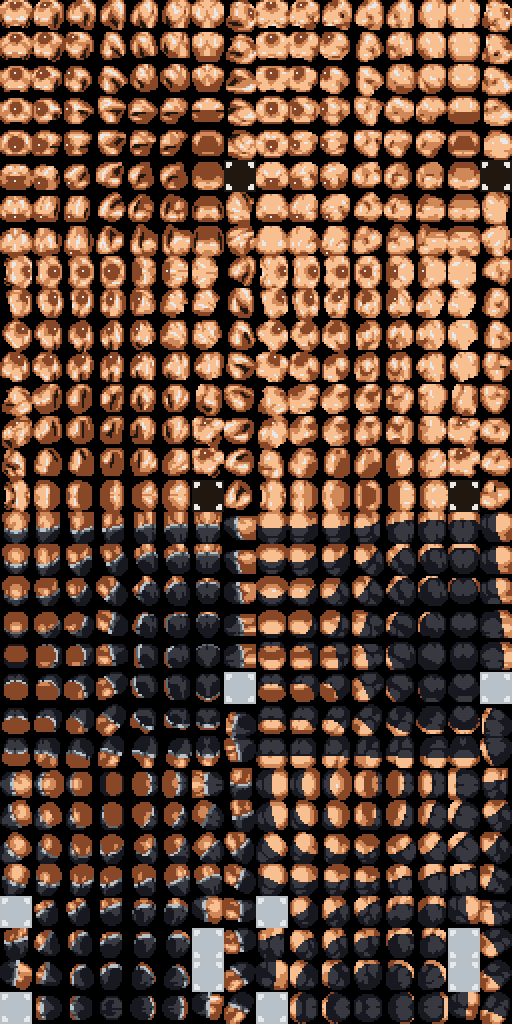
#> input picture assets/full-roster-v1/inputs/body-02.png, 1024 x 2048 px (shown at 1/2 size)
$ python -i sprite_retarget.py   (imports and definitions only)
#> lines starting #> are read from the running program, lines starting #| are printed output that depends on the picture
### tools/ring_tiles.py
"""Keep every original rope tile ID; place apron art in the two retired logo areas."""
from collections import Counter, defaultdict
import struct
import numpy as np
from PIL import Image

FLIPS = ((0, lambda a: a), (0x4000, lambda a: a[:, ::-1]),
         (0x8000, lambda a: a[::-1, :]), (0xc000, lambda a: a[::-1, ::-1]))

def canonical(a):
    key, flip, b = min((f(a).tobytes(), flag, f(a)) for flag, f in FLIPS)
    return key, flip, b

def tile(data, n):
    b = data[n * 32:n * 32 + 32]
    a = np.zeros((8, 8), np.uint8)
    for y in range(8):
        for bit in range(4):
            a[y] |= np.unpackbits(np.array([b[y*2+(bit//2)*16+bit%2]], np.uint8)) << bit
    return a

# [11 lines left out: functions meta, write_tile, not called in this run]

def write_meta(data, n, a):
    for index, small in ((n, a[:8,:8]), (n+1, a[:8,8:]), (n+16, a[8:,:8]), (n+17, a[8:,8:])):
        write_tile(data, index, small)

def rgb5(words):
    words = np.asarray(words, dtype=np.int32)
    return np.stack((words & 31, (words >> 5) & 31, (words >> 10) & 31), axis=-1)

# [98 lines left out: function build_geometry, not called in this run]

### tools/build_reference_trio.py
"""Add reference-driven Triple H, Mankind and Ministry Undertaker to the pair ROM.

All patches are ROM changes. Custom geometry retains native animation indexes;
previous Austin/Rock resources, moves, abilities and ring data are preserved.
"""
import argparse
from collections import deque
import hashlib
import json
from pathlib import Path
import struct

import numpy as np
from PIL import Image
from ring_tiles import tile, write_tile
from build_undertaker import ips

ROOT = Path(__file__).resolve().parents[1]
ASSETS = ROOT / 'assets/reference-trio-v1'
NAME = 'raw-attitude-reference-five-v1'
BASE_SHA = '8456e9dab3d7e6ad01b38d4dd33b9fe8b399d31fe98a2849c643cd3a930a0eee'
SPECS = {
    'hhh': {'rank': 3, 'model': 26, 'resource': 0x62, 'head_source': 0xf4984,
            'skin': [(136,72,40),(208,136,88),(248,192,144)],
            'hair': [(48,24,12),(104,64,32)],
            'line': [(192,192,192),(240,240,232)],
            'tights': [(144,144,144),(200,200,200),(232,232,232)],
            'pants': [(16,16,24),(48,48,56)],
            'slots': [29,71,77,79,0,0,1,2], 'body': 0x82, 'sizes': 0x12,
            'gear': '001000', 'parts': {0xc6:0xf760,0xc8:0xf308,0xca:0xf208,0xcc:0xf488,0xd0:0xf838}},
    'mankind': {'rank': 5, 'model': 28, 'resource': 0x63, 'head_source': 0xf6184,
            'skin': [(120,64,40),(192,128,88),(232,184,144)],
            'hair': [(32,16,8),(104,56,24)],
            'line': [(168,168,168),(216,216,208)],
            'tights': [(32,16,16),(56,32,24),(88,56,40)],
            'pants': [(40,24,24),(72,40,32)],
            'slots': [25,70,76,77,95,0,1,0], 'body': 0x81, 'sizes': 0x32,
            'gear': '320100', 'parts': {0xc6:0xef08,0xca:0xf088,0xcc:0xf3c8}},
    'undertaker': {'rank': 4, 'model': 56, 'resource': 0x61, 'head_source': 0x1e7e0,
            'skin': [(112,96,80),(184,168,144),(224,216,192)],
            'hair': [(8,8,8),(32,24,24)],
            'line': [(64,64,64),(112,112,104)],
            'tights': [(8,8,8),(24,24,32),(48,48,56)],
            'pants': [(16,16,24),(48,48,56)],
            'slots': [28,72,73,78,0,0,1,0], 'body': 3, 'sizes': 0x12,
            'gear': '320100', 'parts': {0xc6:0xf448,0xca:0xf588,0xcc:0xf7cc,0xd6:0xf8a4}},
}

def sha(data): return hashlib.sha256(data).hexdigest()
def rgb555(rgb): return sum(((int(v)*31+127)//255)<<shift for v,shift in zip(rgb,[0,5,10]))
# [4 lines left out: function palette, not called in this run]
def decode(data):
    return np.block([[tile(data,y*16+x) for x in range(16)] for y in range(len(data)//512)])
# [179 lines left out: functions encode, cells, outside_mask, build, not called in this run]

# [5 lines that do not run on import are left out]

### tools/sprite_retarget.py
"""Compile canonical costume views onto the game's native animation geometry.

The generated RGB views supply appearance; native masks, frame indexes and
joint positions supply geometry. Nearest native view/rotation is cached for
each modular collection. This is a small-pixel pose approximation, not a new
set of motion-captured animation frames.
"""
from functools import lru_cache
from pathlib import Path
import hashlib
import json
import numpy as np
from PIL import Image, ImageOps
from build_reference_trio import decode, encode

CACHE = Path('/tmp/sfpx-native-pose-cache')

def split_cells(indices):
    return np.array([indices[y:y+16,x:x+16] for y in range(0,indices.shape[0],16)
                     for x in range(0,128,16)])

def join_cells(cells):
    return np.block([[cells[y*8+x] for x in range(8)] for y in range(len(cells)//8)])

def bounds(array):
    y,x=np.nonzero(array)
    return (int(x.min()),int(y.min()),int(x.max()+1),int(y.max()+1)) if len(x) else (0,0,16,16)

# [4 lines left out: function transform, not called in this run]

def normalized(array):
    im=Image.fromarray(array)
    return np.asarray(im.crop(bounds(array)).resize((12,12),Image.Resampling.NEAREST))

# [6 lines left out: function features, not called in this run]

def pose_map(data):
    digest=hashlib.sha256(data).hexdigest();CACHE.mkdir(exist_ok=True)
    path=CACHE/('integer-v2-'+digest+'.json')
    if path.exists(): return json.loads(path.read_text())
    frames=split_cells(decode(data));basis=frames[:8]
    candidates=[];vectors=[]
    for i,frame in enumerate(basis):
        for mirror in [False,True]:
            for angle in [0,30,-30,60,-60,90,-90,120,-120,150,-150,180]:
                a=np.asarray(transform(frame,mirror,angle))
                candidates.append([i,mirror,angle]);vectors.append(features(a))
    matrix=np.array(vectors);targets=np.array([features(f)for f in frames])
    cost=(targets**2).sum(1)[:,None]+(matrix**2).sum(1)[None,:]-2*targets@matrix.T
    mapping=[candidates[int(i)]for i in cost.argmin(1)]
    for i in range(8): mapping[i]=[i,False,0]
    path.write_text(json.dumps(mapping));return mapping

# [93 lines left out: functions normalize_generated, compile_part, canonical_layout, sheet_views, not called in this run]

>>> import cv2
>>> picture = cv2.imread('../assets/full-roster-v1/inputs/body-02.png', cv2.IMREAD_GRAYSCALE)
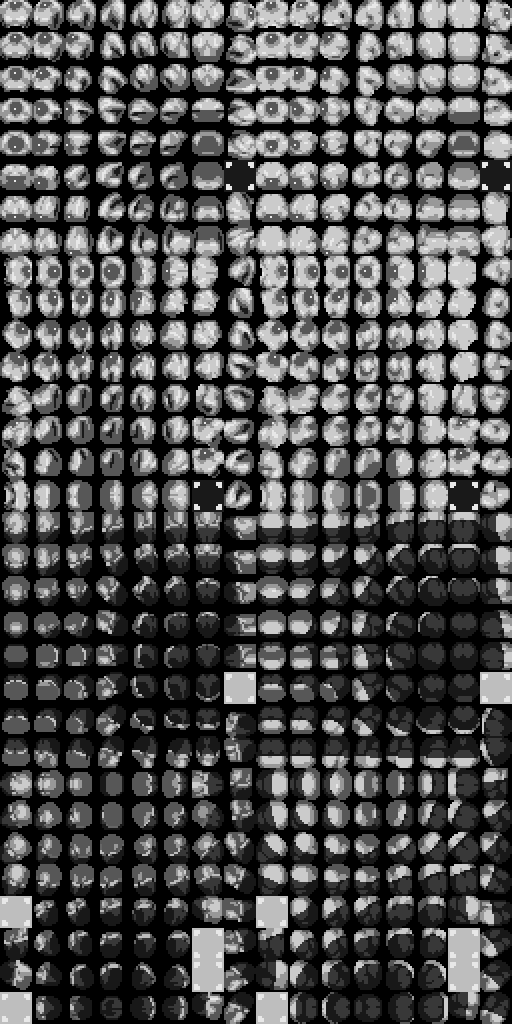
#> picture: shape (2048, 1024) (shown at 1/2 size); min 0, max 232, mean 79.4
>>> result = pose_map(picture)
#> (the run stopped early here; a loop or call above may not have finished)

$ run again, on assets/full-roster-v1/inputs/body-06.png
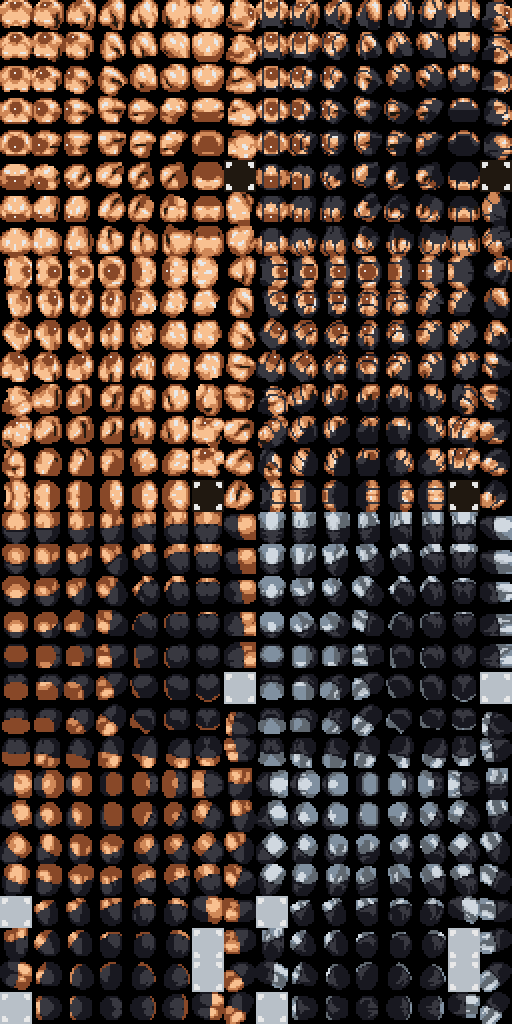
#> input picture assets/full-roster-v1/inputs/body-06.png, 1024 x 2048 px (shown at 1/2 size)
#> `picture = cv2.imread('../assets/full-roster-v1/inputs/body-02.png', cv..`:
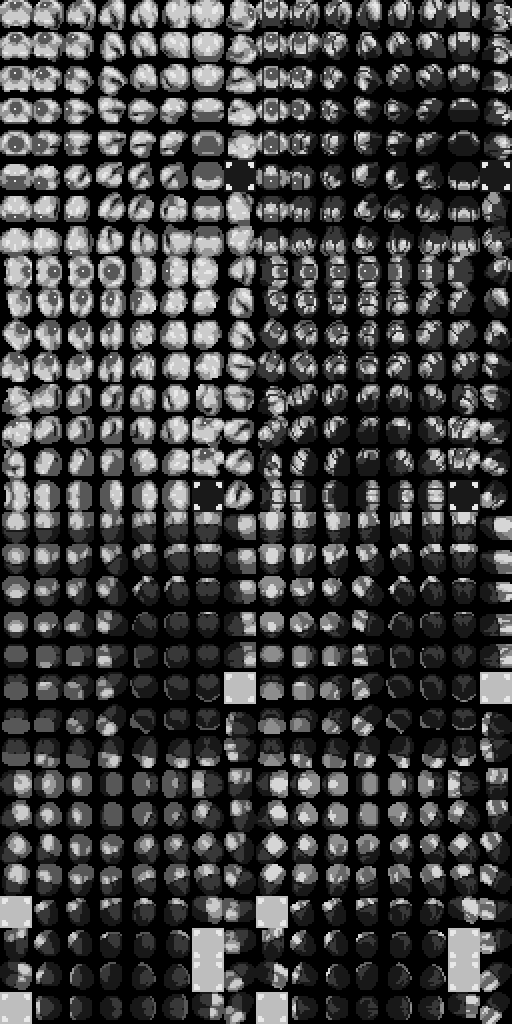
#> picture: shape (2048, 1024) (shown at 1/2 size); min 0, max 232, mean 63.8

$ run again, on assets/full-roster-v1/inputs/body-07.png
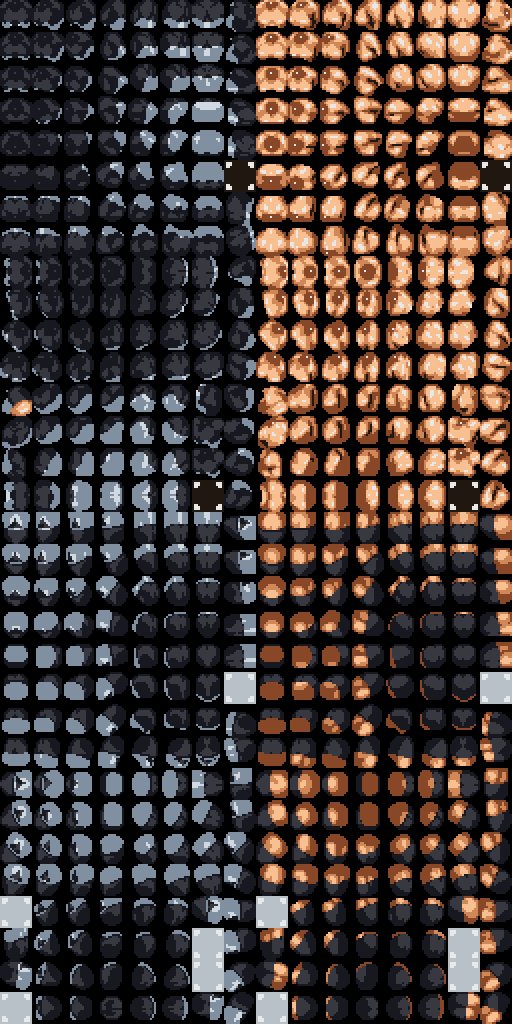
#> input picture assets/full-roster-v1/inputs/body-07.png, 1024 x 2048 px (shown at 1/2 size)
#> `picture = cv2.imread('../assets/full-roster-v1/inputs/body-02.png', cv..`:
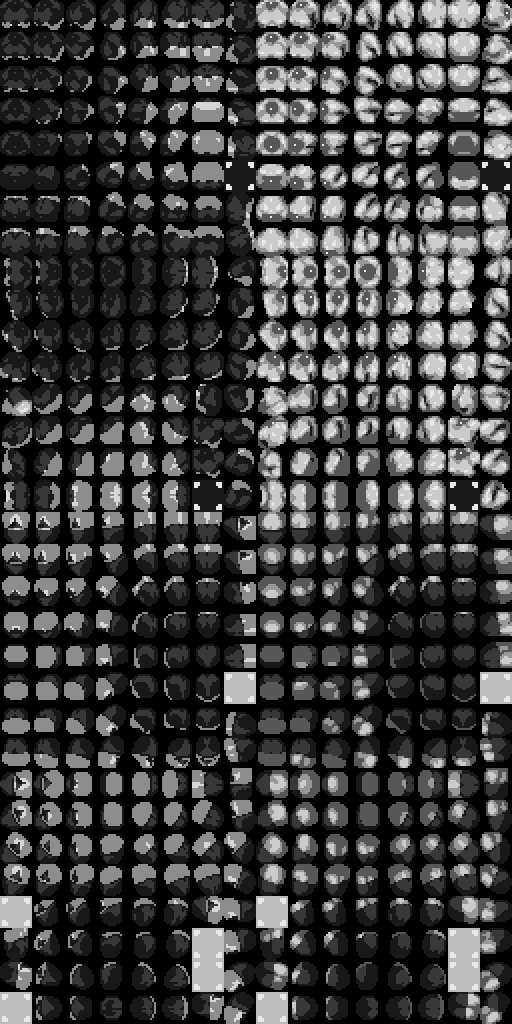
#> picture: shape (2048, 1024) (shown at 1/2 size); min 0, max 232, mean 60.6
